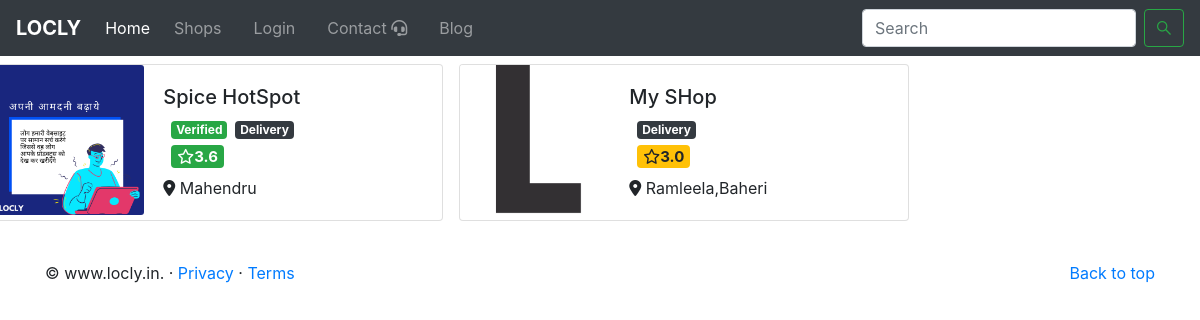
The page /shops on the database as committed earlier.
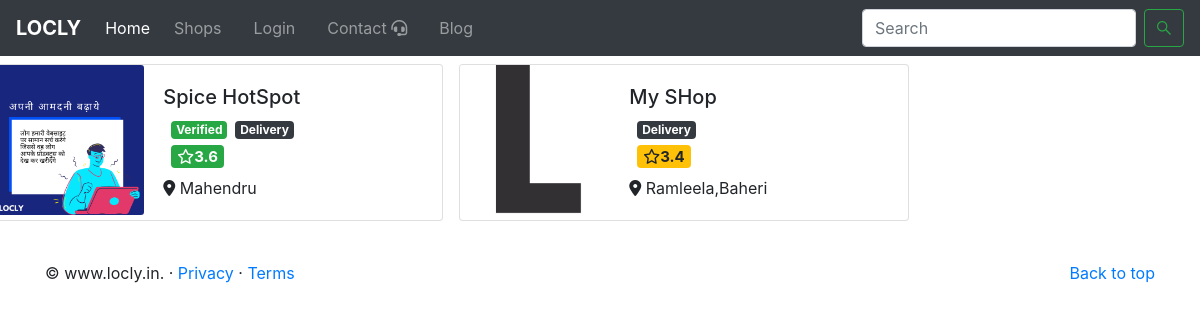
The same page on the database as committed later.
### MyApp/models.py (models this page shows, shortened)
class shop(models.Model):
    shop_id=models.CharField(max_length=20,default='',unique=True)
    tophtml=models.CharField(max_length=2000,default='',blank=True)
    shop_name=models.CharField(max_length=500)
    shop_user=models.ForeignKey(User,on_delete=models.CASCADE)
    shop_pic=models.ImageField(upload_to="media/")
    shop_disc=models.CharField(max_length=2000)
    shop_add=models.CharField(max_length=1000)
    verified=models.BooleanField(default=False)
    contact=models.IntegerField(default='')
    delivery=models.BooleanField(default=False)
    loclity=models.CharField(default='',max_length=50)
    clicks=models.IntegerField(default=0)
    city=models.CharField(default='Bareilly',max_length=50)
    rating=models.FloatField(default=5)
    live=models.BooleanField(default=False)
    Grocery = 'Grocery'
    Medical = 'Medical'
    DailyE='DailyE'
    Mobile="Mobile"
    electronics="electronics"
    clothing="clothing"
    food="food"
    furtunier="furtunier"
    gifts="gifts"
    computers="computers"
    jewellery="jewellery"
    book="book"
    Stationery="Stationery"
    CHOICES = [
        (Grocery, 'Grocery'),
        (Medical, 'Medical'),
        (DailyE, 'DailyE'),(Mobile,"Mobile"),(electronics,"electronics"),(clothing,"clothing"),(food,"food"),(furtunier,"furtunier"),
        (gifts,"gifts"),(computers,"computers"), (jewellery,"jewellery"),(book,"book"),(Stationery,"Stationery")]
    category = models.CharField(max_length=20,choices=CHOICES,default=Grocery)
    bottomhtml=models.CharField(max_length=2000,default='',blank=True)

### MyApp/views.py (the view)
# urls.py: path('shops', views.index_shop ,name='IndexShop'),
def index_shop(request):
    data=shop.objects.all()
    try:
        prams={'name':request.user.first_name,'data':data,'range':3}
    except:
        prams={'data':data,'range':range(1,3)}
    return render(request,'shop_home.html',prams)

### templates/shop_home.html (shortened to what this page needs)
{% extends 'base.html' %}
{% block body %}
<div class="row">
{% for i in data|slice:"0:"  %}
<div class="card mb-3 mx-2 my-2" style="width:450px;">
  <div class="row no-gutters">
    <div class="col-md-4">
      <img style="width:150px;height:150px;"src="media/{{i.shop_pic}}" class="card-img" alt="...">
    </div>
    <div class="col-md-8">
      <div class="card-body">
        <h5 class="card-title">{{i.shop_name}}</h5>
        <div class="row mx-2 my-1">
        {% if i.verified %}<a href="#" class="badge badge-success mr-2">Verified</a>{% endif %}
        {% if i.delivery %}<span class="badge badge-dark">Delivery</span>{% endif %}
      </div>
      {% if i.rating > 3.5 %}
        <h5><a href="#" class="badge badge-success ml-2"><i class="far fa-star"></i>{{i.rating}}</a></h5>
      {% elif i.rating > 2.5 %}
        <h5><a href="#" class="badge badge-warning ml-2"><i class="far fa-star"></i>{{i.rating}}</a></h5>
      {% elif i.rating > 0 %}
        <h5><a href="#" class="badge badge-danger ml-2"><i class="far fa-star"></i>{{i.rating}}</a></h5>
      {% endif %}
        <h8><i class="fas fa-map-marker-alt my-1"></i> {{i.loclity}}</h8>
      </div>
    </div>
  </div>
</div>
{% endfor %}
</div>
{% endblock body %}

Rows that differ between the two databases and show on the page:
changed shop "My SHop": rating "3.0" → "3.4"
